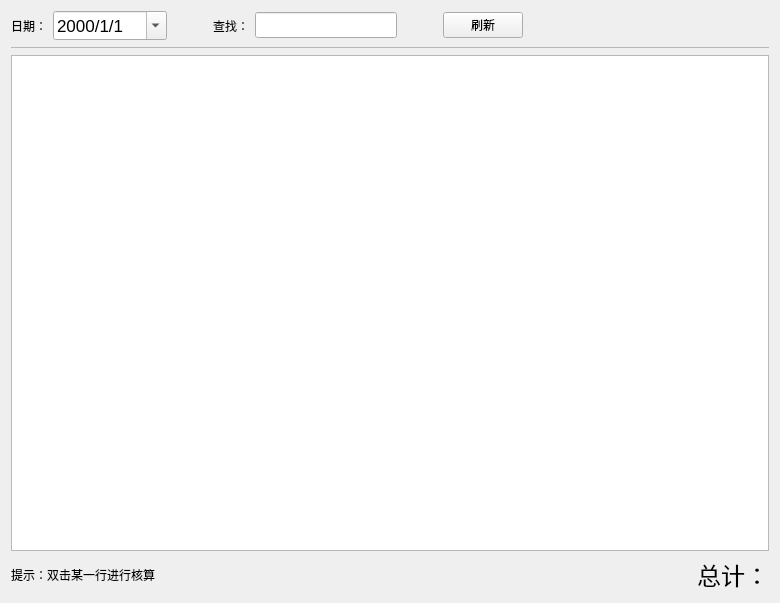
<?xml version="1.0" encoding="UTF-8"?>
<ui version="4.0">
 <class>CTabWorkDayDlg</class>
 <widget class="QWidget" name="CTabWorkDayDlg">
  <property name="geometry">
   <rect>
    <x>0</x>
    <y>0</y>
    <width>780</width>
    <height>603</height>
   </rect>
  </property>
  <property name="windowTitle">
   <string>CTabWorkDayDlg</string>
  </property>
  <layout class="QVBoxLayout" name="verticalLayout">
   <item>
    <layout class="QHBoxLayout" name="horizontalLayout">
     <property name="sizeConstraint">
      <enum>QLayout::SetDefaultConstraint</enum>
     </property>
     <item>
      <widget class="QLabel" name="label">
       <property name="text">
        <string>日期：</string>
       </property>
      </widget>
     </item>
     <item>
      <widget class="QDateEdit" name="dateEdit">
       <property name="font">
        <font>
         <pointsize>13</pointsize>
        </font>
       </property>
       <property name="displayFormat">
        <string>yyyy/M/d</string>
       </property>
       <property name="calendarPopup">
        <bool>true</bool>
       </property>
       <property name="timeSpec">
        <enum>Qt::LocalTime</enum>
       </property>
      </widget>
     </item>
     <item>
      <spacer name="horizontalSpacer_3">
       <property name="orientation">
        <enum>Qt::Horizontal</enum>
       </property>
       <property name="sizeType">
        <enum>QSizePolicy::Fixed</enum>
       </property>
       <property name="sizeHint" stdset="0">
        <size>
         <width>40</width>
         <height>20</height>
        </size>
       </property>
      </spacer>
     </item>
     <item>
      <widget class="QLabel" name="label_3">
       <property name="text">
        <string>查找：</string>
       </property>
      </widget>
     </item>
     <item>
      <widget class="QLineEdit" name="edit_keyword">
       <property name="font">
        <font>
         <pointsize>11</pointsize>
        </font>
       </property>
      </widget>
     </item>
     <item>
      <spacer name="horizontalSpacer_4">
       <property name="orientation">
        <enum>Qt::Horizontal</enum>
       </property>
       <property name="sizeType">
        <enum>QSizePolicy::Fixed</enum>
       </property>
       <property name="sizeHint" stdset="0">
        <size>
         <width>40</width>
         <height>20</height>
        </size>
       </property>
      </spacer>
     </item>
     <item>
      <widget class="QPushButton" name="BTN_UPDATE">
       <property name="text">
        <string>刷新</string>
       </property>
      </widget>
     </item>
     <item>
      <spacer name="horizontalSpacer">
       <property name="orientation">
        <enum>Qt::Horizontal</enum>
       </property>
       <property name="sizeType">
        <enum>QSizePolicy::Expanding</enum>
       </property>
       <property name="sizeHint" stdset="0">
        <size>
         <width>40</width>
         <height>20</height>
        </size>
       </property>
      </spacer>
     </item>
     <item>
      <spacer name="horizontalSpacer_2">
       <property name="orientation">
        <enum>Qt::Horizontal</enum>
       </property>
       <property name="sizeHint" stdset="0">
        <size>
         <width>40</width>
         <height>20</height>
        </size>
       </property>
      </spacer>
     </item>
    </layout>
   </item>
   <item>
    <layout class="QVBoxLayout" name="verticalLayout_3">
     <item>
      <widget class="Line" name="line">
       <property name="windowModality">
        <enum>Qt::NonModal</enum>
       </property>
       <property name="layoutDirection">
        <enum>Qt::RightToLeft</enum>
       </property>
       <property name="frameShadow">
        <enum>QFrame::Sunken</enum>
       </property>
       <property name="lineWidth">
        <number>0</number>
       </property>
       <property name="midLineWidth">
        <number>1</number>
       </property>
       <property name="orientation">
        <enum>Qt::Horizontal</enum>
       </property>
      </widget>
     </item>
     <item>
      <widget class="QTableView" name="tableView">
       <property name="styleSheet">
        <string notr="true"/>
       </property>
      </widget>
     </item>
    </layout>
   </item>
   <item>
    <layout class="QHBoxLayout" name="horizontalLayout_3">
     <item>
      <widget class="QLabel" name="label_2">
       <property name="text">
        <string>提示：双击某一行进行核算</string>
       </property>
      </widget>
     </item>
     <item>
      <widget class="QLabel" name="label_total">
       <property name="font">
        <font>
         <pointsize>18</pointsize>
        </font>
       </property>
       <property name="text">
        <string>总计：</string>
       </property>
       <property name="alignment">
        <set>Qt::AlignRight|Qt::AlignTrailing|Qt::AlignVCenter</set>
       </property>
      </widget>
     </item>
    </layout>
   </item>
  </layout>
 </widget>
 <layoutdefault spacing="6" margin="11"/>
 <resources/>
 <connections/>
</ui>
